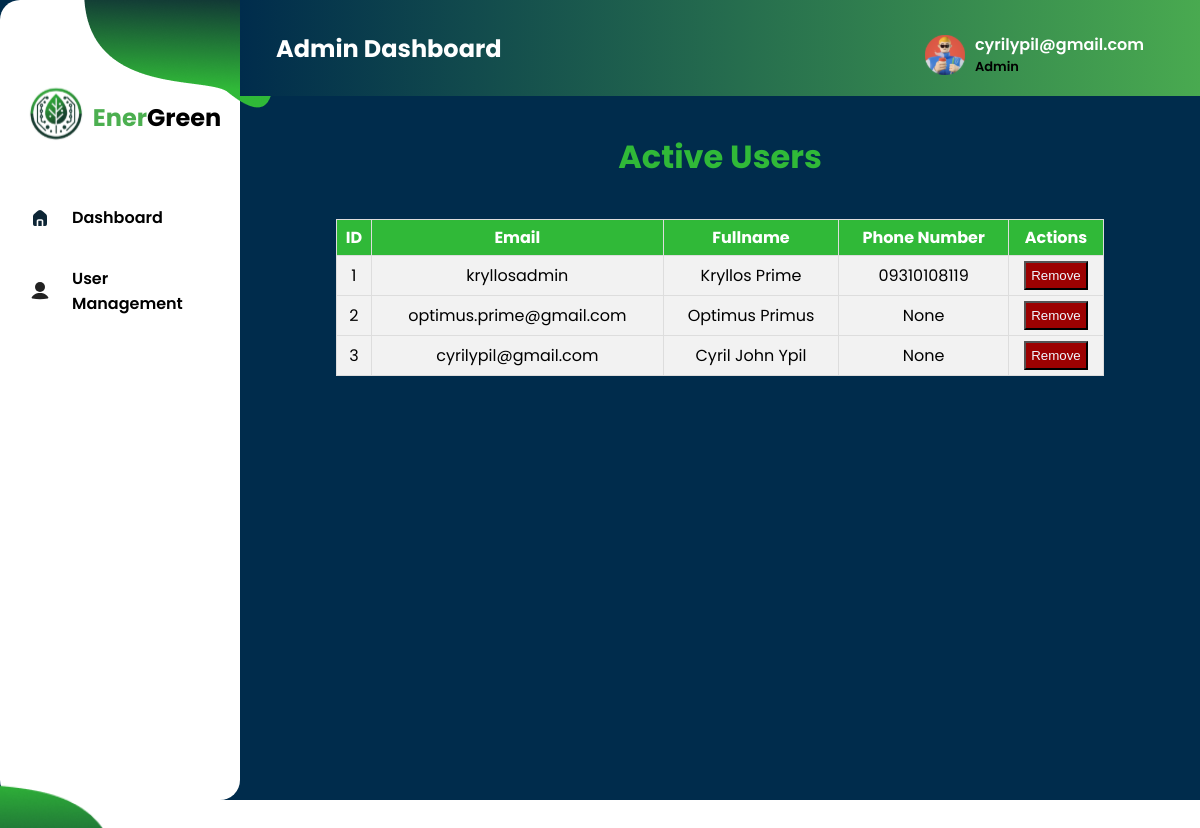
The page /UserManagement (signed in) on the database as committed earlier.
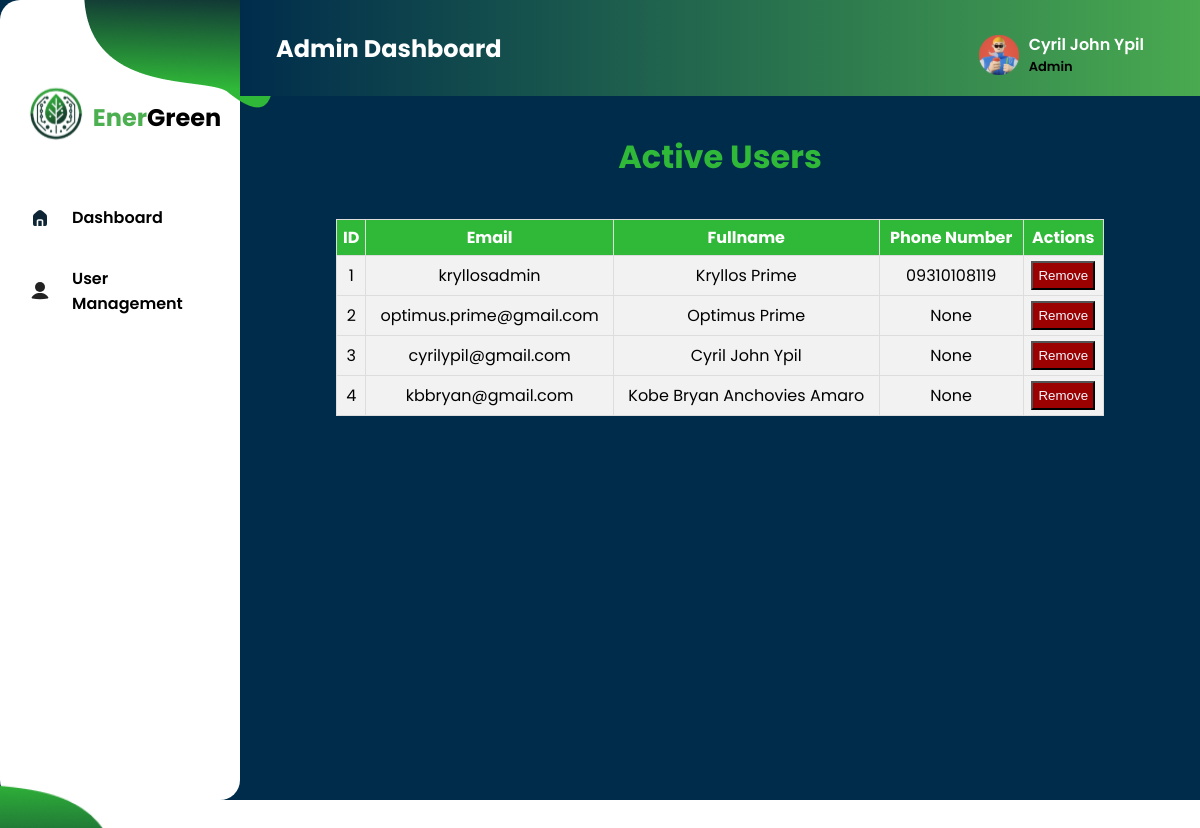
The same page on the database as committed later.
### tables this page shows
CREATE TABLE user (
  id INTEGER NOT NULL PRIMARY KEY,
  email TEXT NOT NULL UNIQUE,
  fullname TEXT NOT NULL,
  password TEXT DEFAULT NULL,
  phoneno TEXT DEFAULT NULL,
  hasSetup INTEGER DEFAULT 0
);

### app.py (the view)
@app.route('/UserManagement')
def UserManagement():
    records = db.getall_users(table='user')
    return render_template('AdminCarbonEmissionDash.html',fullname=session.get('name'),records=records) if not session.get('name') == None else redirect(url_for('landing'))

### app.py (called while the page is built)
@app.after_request
def after_request(response):
    response.headers['Cache-Control'] = 'no-cache,no-store,must-revalidate'
    response.headers['Pragma'] = 'no-cache'
    return response

### dbhelper.py (called while the page is built)
    def getdb_connection(self):
        connection = connect(self.database)
        return connection

    def getprocess(self,sql:str):
        connection = self.getdb_connection()
        cursor = connection.cursor()
        cursor.execute(sql)
        cursor.row_factory = Row
        data:list = cursor.fetchall()  # Convert rows to dictionaries
        cursor.close()
        connection.close()
        return data

    def getall_users(self, table:str)->list:
        query = f"SELECT * FROM {table}"
        users:list = self.getprocess(query)
        return users

### templates/AdminCarbonEmissionDash.html (shortened to what this page needs)
{% extends 'AdminDashTemplate.html' %}
{% block content %}
<div style="display: flex; justify-content:center; align-items:center; padding-top: 1em;">
    <h1><span style="color: #30B938; text-align:center;">Active Users</span></h1>
</div>
<div class="table-container">
    <table class="styled-table">
        <thead>
            <tr>
                <th>ID</th>
                <th>Email</th>
                <th>Fullname</th>
                <th>Phone Number</th>
                <th>Actions</th>
            </tr>
        </thead>
        <tbody>
            {% for record in records %}
            <tr>
                <td>{{ record['id'] }}</td>
                <td>{{ record['email'] }}</td>
                <td>{{ record['fullname'].title() }}</td>
                <td>{{ record['phoneno']}}</td>
                <td><button style="cursor: pointer;background-color:rgb(156, 1, 1);color:aliceblue;padding:5px;" class="remove-btn" data-email="{{ record['email'] }}">Remove</button></td>
                </tr>
            {% endfor %}
        </tbody>
    </table>
</div>
{% endblock %}

### templates/AdminDashTemplate.html (shortened to what this page needs)
<!DOCTYPE html>
<html lang="en">
<head>
    <link rel="stylesheet" href="../static/css/AdminDashTemplateStyle.css">
</head>
<body>
    <div class="Container">
        <div class="Side-Navigation">
            <img id="sidetopimg" src="../static/images/png/sideimg2.png" alt="">
            <div class="logo-div">
                <div class="img-logo">
                    <img src="../static/images/logo/logo.svg" alt="">
                </div>
                <div class="webname">
                    <h2><span id="Color">Ener</span>Green</h2>
                </div>
            </div>
            <div class="Navigation-buttons">
                <div class="Dashbtn">
                    <li>
                        <a href="{{ url_for('AdminDashboard') }}" class="nav-button">
                            <img id="homeicon" src="../static/images/svg/Home-Icon.svg" alt="Dashboard Icon" width="24" height="24"> Dashboard
                        </a>
                    </li>
                </div>
                <div class="Dashbtn">
                    <li>
                        <a href="{{ url_for('UserManagement') }}" class="nav-button">
                            <img src="../static/images/svg/useric.svg" alt="Dashboard Icon" width="24" height="24"> User Management
                        </a>
                    </li>
                </div>
            </div>
            <img id="side-img" src="../static/images/png/sidebotimg.png" alt="" width="208">
        </div>
        <div class="Top-Main-Content">
            <div class="Top-Navigation">
                <div class="page-title">
                    <h2 id="dash-title">Admin Dashboard</h2>
                </div>
                <div class="profile-section" onclick="toggleDropdown()">
                    <a href="#">
                        <img src="../static/images/svg/profilenako.svg" alt="">
                        <div class="name-status">
                            <span id="user-name">{{ fullname }}</span> <br>
                            <p>Admin</p>
                        </div>
                    </a>
                </div>
            </div>
            {%  block content %}
            {% endblock %}
            </div>
        </div>
</body>
</html>

Rows that differ between the two databases and show on the page:
changed user "cyrilypil@gmail.com": fullname "cyrilypil@gmail.com" → "Cyril John Ypil"
changed user "optimus.prime@gmail.com": fullname "Optimus Primus" → "Optimus Prime"
added user: id "4", email "kbbryan@gmail.com", fullname "Kobe Bryan Anchovies Amaro", phoneno "None"
